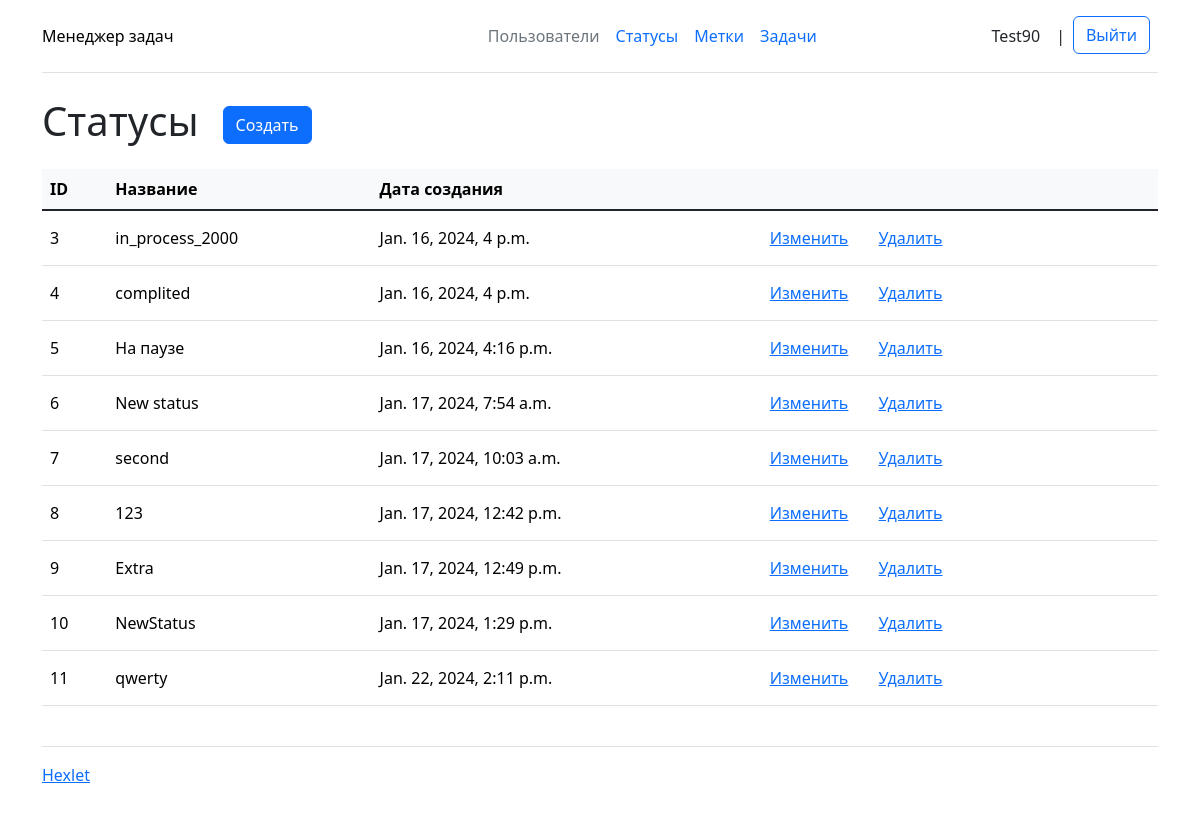
The app's page /statuses/ (signed in), older data.
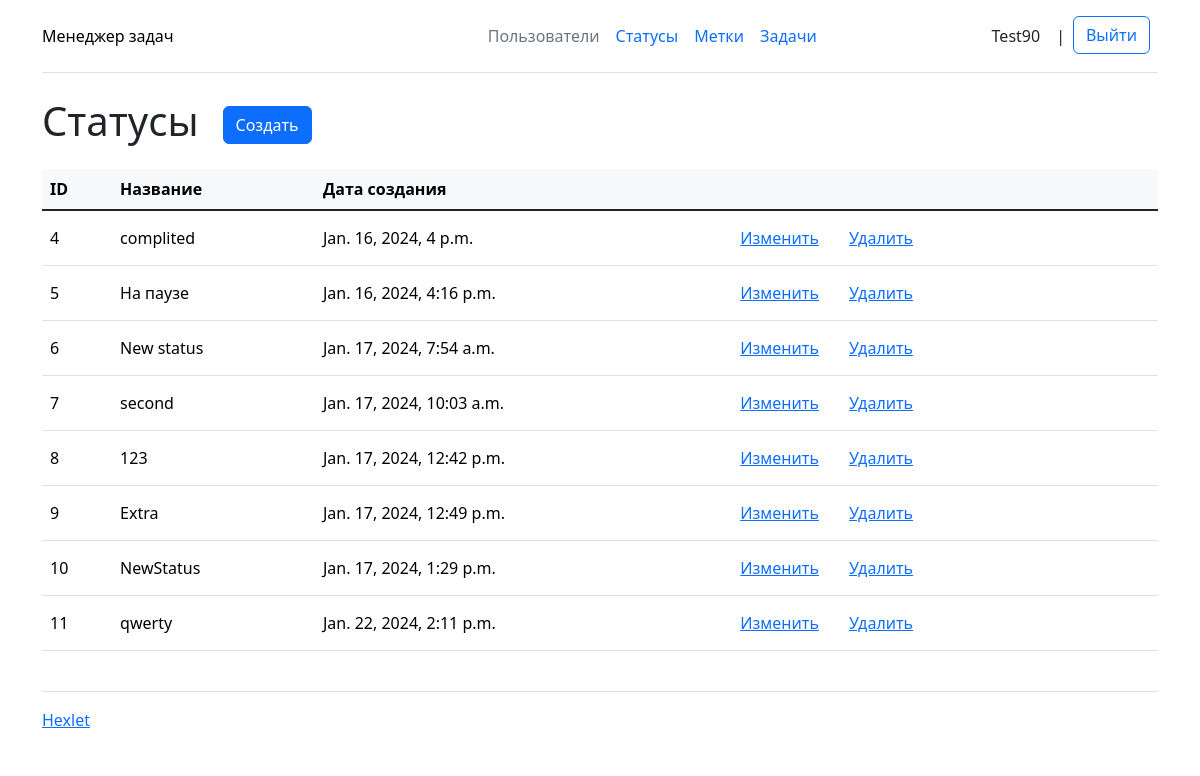
The same page, newer data.
### task_manager/status/models.py (models this page shows, shortened)
class Status(models.Model):
    name = models.CharField(max_length=100)
    created_at = models.DateTimeField(auto_now_add=True)
    updated_at = models.DateTimeField(auto_now=True)
    objects = models.Manager

### task_manager/status/views.py (the view)
# urls.py: path('', views.StatusIndexView.as_view(), name='statuses_index'),
class StatusIndexView(LoginRequiredMixinWithMessage, ListView):
    model = Status
    template_name = 'status/index.html'
    context_object_name = 'statuses'

### task_manager/utils.py (called while the page is built)
    def dispatch(self, request, *args, **kwargs):
        if not request.user.is_authenticated:
            messages.add_message(request, messages.ERROR, self.permission_denied_message)
            return self.handle_no_permission()
        return super(LoginRequiredMixinWithMessage, self).dispatch(request, *args, **kwargs)

### task_manager/templates/status/index.html (shortened to what this page needs)
{% extends "base.html" %}
{% block content %}
<h1 class="my-4">Статусы<a class="btn btn-primary mx-4" href="{% url 'statuses_create' %}">Создать</a></h1>
<table class="table">
    <thead class="table-light">
        <tr>
            <th>ID</th>
            <th>Название</th>
            <th>Дата создания</th>
            <th></th>
        </tr>
    </thead>
    <tbody class="table-group-divider">
        {% for status in statuses %}
        <tr class="align-middle">
            <td>{{ status.id }}</td>
            <td>{{ status.name }}</td>
            <td>{{ status.created_at }}</td>
            <td>
                <a class="btn btn-link" href="{% url 'statuses_update' status.id %}">Изменить</a>
                <a class="btn btn-link" href="{% url 'statuses_delete' status.id %}">Удалить</a>
            </td>
        </tr>
        {% endfor %}
    </tbody>
</table>
{% endblock %}

Row changes from the older to the newer data that the page shows:
removed Status: id "3", name "in_process_2000", created_at "Jan. 16, 2024, 4 p.m."
